Frame 1 (no input): blank canvas, image omitted
Frame 60 (the mouse pressed at the canvas centre just before this capture): blank canvas, image omitted
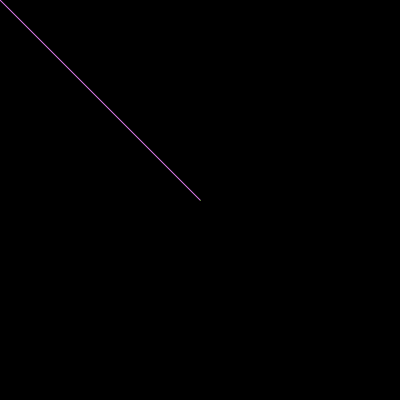
Frame 120 (the mouse held since frame 60 and released just before this capture)

The Processing sketch whose frames 1 and 60 were blank and that drew this single picture after the mouse press (run headless with seeded random() and noise(); from frame 60 on, the mouse is pressed at the canvas centre):

// Processing sketch: FENG_JESSIE_Variables_random
// ── FENG_JESSIE_Variables_random.pde
void setup() {
  size(400, 400);
  background(0, 0, 0); 
}

void draw() {
  stroke(random(255), random(255), random(255));
  line(pmouseX, pmouseY, mouseX, mouseY);
}

void mousePressed() {
  stroke(0, 0, 0);
  fill(random(255), random(255), random(255));
  ellipse(mouseX, mouseY, 16, 16);
}
